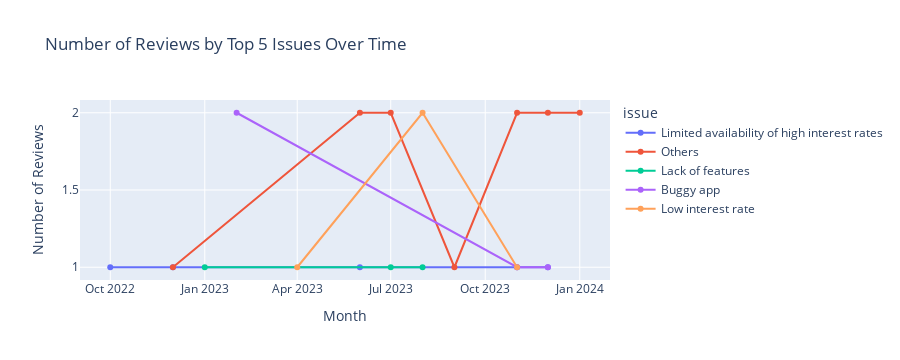

This figure's notebook cell:
### Markdown cell above
Money Growth (Interest Rate)

### Code cell
clean_money_growth = preprocess(data, money_growth)
plot_top_n_issues_time_series(clean_money_growth, top_n=5)

### Figure 1 — Plotly figure (JSON) as saved in the notebook; plotly's stock layout.template omitted (floating-point values rounded to 4 significant figures)
{"data": [{"hovertemplate": "issue=Limited availability of high interest rates<br>month_year=%{x}<br>count=%{y}<extra></extra>", "legendgroup": "Limited availability of high interest rates", "line": {"color": "#636efa", "dash": "solid"}, "marker": {"symbol": "circle"}, "mode": "lines+markers", "name": "Limited availability of high interest rates", "orientation": "v", "showlegend": true, "type": "scatter", "x": ["2022-10", "2022-12", "2023-06", "2023-11", "2023-12"], "xaxis": "x", "y": [1, 1, 1, 1, 1], "yaxis": "y"}, {"hovertemplate": "issue=Others<br>month_year=%{x}<br>count=%{y}<extra></extra>", "legendgroup": "Others", "line": {"color": "#EF553B", "dash": "solid"}, "marker": {"symbol": "circle"}, "mode": "lines+markers", "name": "Others", "orientation": "v", "showlegend": true, "type": "scatter", "x": ["2022-12", "2023-06", "2023-07", "2023-09", "2023-11", "2023-12", "2024-01"], "xaxis": "x", "y": [1, 2, 2, 1, 2, 2, 2], "yaxis": "y"}, {"hovertemplate": "issue=Lack of features<br>month_year=%{x}<br>count=%{y}<extra></extra>", "legendgroup": "Lack of features", "line": {"color": "#00cc96", "dash": "solid"}, "marker": {"symbol": "circle"}, "mode": "lines+markers", "name": "Lack of features", "orientation": "v", "showlegend": true, "type": "scatter", "x": ["2023-01", "2023-07", "2023-08"], "xaxis": "x", "y": [1, 1, 1], "yaxis": "y"}, {"hovertemplate": "issue=Buggy app<br>month_year=%{x}<br>count=%{y}<extra></extra>", "legendgroup": "Buggy app", "line": {"color": "#ab63fa", "dash": "solid"}, "marker": {"symbol": "circle"}, "mode": "lines+markers", "name": "Buggy app", "orientation": "v", "showlegend": true, "type": "scatter", "x": ["2023-02", "2023-11", "2023-12"], "xaxis": "x", "y": [2, 1, 1], "yaxis": "y"}, {"hovertemplate": "issue=Low interest rate<br>month_year=%{x}<br>count=%{y}<extra></extra>", "legendgroup": "Low interest rate", "line": {"color": "#FFA15A", "dash": "solid"}, "marker": {"symbol": "circle"}, "mode": "lines+markers", "name": "Low interest rate", "orientation": "v", "showlegend": true, "type": "scatter", "x": ["2023-04", "2023-08", "2023-11"], "xaxis": "x", "y": [1, 2, 1], "yaxis": "y"}], "layout": {"height": 360, "legend": {"title": {"text": "issue"}, "tracegroupgap": 0}, "title": {"text": "Number of Reviews by Top 5 Issues Over Time"}, "xaxis": {"anchor": "y", "autorange": true, "domain": [0, 1], "range": ["2022-08-31 17:34:38.0938", "2024-01-31 06:25:21.9062"], "title": {"text": "Month"}, "type": "date"}, "yaxis": {"anchor": "x", "autorange": true, "domain": [0, 1], "fixedrange": true, "range": [0.9175, 2.083], "title": {"text": "Number of Reviews"}, "type": "linear"}}}
